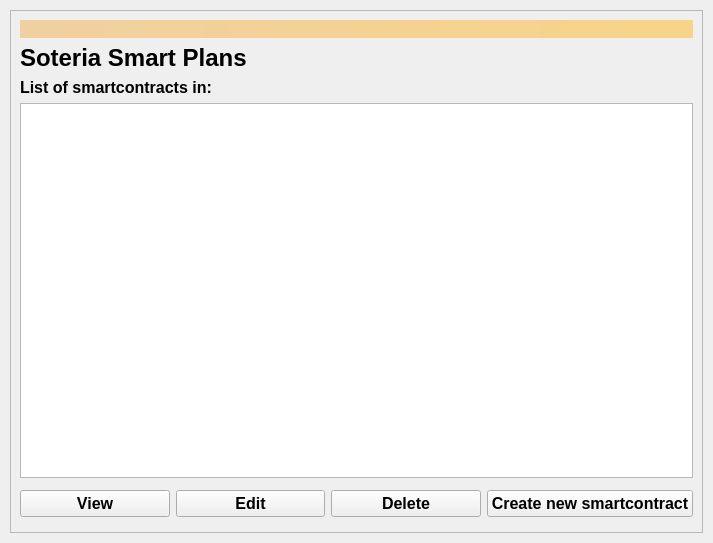
<?xml version="1.0" encoding="UTF-8"?>
<ui version="4.0">
 <class>Smartcontracts</class>
 <widget class="QWidget" name="Smartcontracts">
  <property name="geometry">
   <rect>
    <x>0</x>
    <y>0</y>
    <width>713</width>
    <height>543</height>
   </rect>
  </property>
  <property name="font">
   <font>
    <pointsize>12</pointsize>
    <weight>75</weight>
    <bold>true</bold>
   </font>
  </property>
  <property name="windowTitle">
   <string>Soteria Smart Plans</string>
  </property>
  <layout class="QVBoxLayout" name="verticalLayout">
   <property name="leftMargin">
    <number>10</number>
   </property>
   <property name="topMargin">
    <number>10</number>
   </property>
   <property name="rightMargin">
    <number>10</number>
   </property>
   <property name="bottomMargin">
    <number>10</number>
   </property>
   <item>
    <widget class="QFrame" name="smartcontractFrame">
     <property name="frameShape">
      <enum>QFrame::StyledPanel</enum>
     </property>
     <property name="frameShadow">
      <enum>QFrame::Raised</enum>
     </property>
     <layout class="QVBoxLayout" name="verticalLayout_3">
      <item>
       <widget class="QLabel" name="labelAlerts">
        <property name="visible">
         <bool>true</bool>
        </property>
        <property name="styleSheet">
         <string notr="true">QLabel { background-color: qlineargradient(x1: 0, y1: 0, x2: 1, y2: 0, stop:0 #F0D0A0, stop:1 #F8D488); color:#000000; }</string>
        </property>
        <property name="text">
         <string/>
        </property>
        <property name="wordWrap">
         <bool>true</bool>
        </property>
        <property name="margin">
         <number>3</number>
        </property>
        <property name="textInteractionFlags">
         <set>Qt::TextSelectableByMouse</set>
        </property>
       </widget>
      </item>
      <item>
       <widget class="QLabel" name="label">
        <property name="font">
         <font>
          <pointsize>18</pointsize>
          <weight>75</weight>
          <bold>true</bold>
         </font>
        </property>
        <property name="text">
         <string>Soteria Smart Plans</string>
        </property>
       </widget>
      </item>
      <item>
       <widget class="QLabel" name="labelDatadir">
        <property name="text">
         <string>List of smartcontracts in: </string>
        </property>
       </widget>
      </item>
      <item>
       <widget class="QListWidget" name="listWidget"/>
      </item>
      <item>
       <layout class="QHBoxLayout" name="horizontalLayout">
        <property name="topMargin">
         <number>6</number>
        </property>
        <property name="bottomMargin">
         <number>6</number>
        </property>
        <item>
         <widget class="QPushButton" name="btnView">
          <property name="text">
           <string>View</string>
          </property>
         </widget>
        </item>
        <item>
         <widget class="QPushButton" name="btnEdit">
          <property name="text">
           <string>Edit</string>
          </property>
         </widget>
        </item>
        <item>
         <widget class="QPushButton" name="btnDelete">
          <property name="text">
           <string>Delete</string>
          </property>
         </widget>
        </item>
        <item>
         <widget class="QPushButton" name="btnAdd">
          <property name="text">
           <string>Create new smartcontract</string>
          </property>
         </widget>
        </item>
       </layout>
      </item>
     </layout>
    </widget>
   </item>
  </layout>
 </widget>
 <resources>
  <include location="../soteria.qrc"/>
 </resources>
 <connections/>
</ui>
